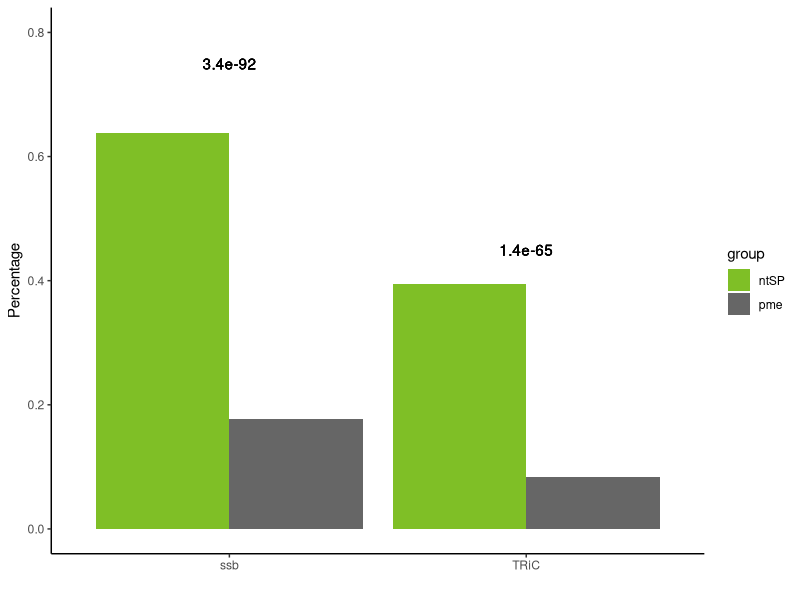

Here is the R script that generated this plot:
## ---- chunk 1
knitr::opts_chunk$set(echo = TRUE)
## ---- chunk 2
library(dplyr)
library(ggplot2)
cct <- read.csv("Frydman_MolCell2019_yeast_CCT.csv", header = TRUE)
ssb <- read.csv("Frydman_MolCell2019_yeast_SSB.csv", header = TRUE)
uni <- read.table("Data/yeast_locus.txt")
names(uni) <- c("uniport","ORF")
hits <- read.csv("bin/hitbin1.csv", header = T)


ycct <- merge(cct, uni, by = "ORF", all.y = T)
ycct$Number.of.assigned.TRiC.sites[is.na(ycct$Number.of.assigned.TRiC.sites)] <- 0
ycct <- distinct(ycct, uniport, .keep_all = TRUE)
ycct <- ycct[,c(5,4)]

yssb <- merge(ssb, uni, by = "ORF", all.y = T)
yssb$Number.of.assigned.Ssb.sites[is.na(yssb$Number.of.assigned.Ssb.sites)] <- 0
yssb <- distinct(yssb, uniport, .keep_all = TRUE)
yssb <- yssb[,c(5,4)]

ychap <- merge(yssb, ycct, by = "uniport", all.y = T)
ntSPchap <- ychap[ychap$uniport %in% hits[,2],]

########
chapprec_df <- data.frame(group=rep(c("ntSP","pme"), each = 6),
                      chap=rep(c("no ssb","ssb","multi-ssb","no TRiC","TRiC","multi-TRiC"), 2),
                      perc=c(
length(which(ntSPchap$Number.of.assigned.Ssb.sites<1))/length(ntSPchap$Number.of.assigned.Ssb.sites),
                                  length(which(ntSPchap$Number.of.assigned.Ssb.sites>=1))/length(ntSPchap$Number.of.assigned.Ssb.sites),
                                  length(which(ntSPchap$Number.of.assigned.Ssb.sites>1))/length(ntSPchap$Number.of.assigned.Ssb.sites),
                                  length(which(ntSPchap$Number.of.assigned.TRiC.sites<1))/length(ntSPchap$Number.of.assigned.TRiC.sites),
                                  length(which(ntSPchap$Number.of.assigned.TRiC.sites>=1))/length(ntSPchap$Number.of.assigned.TRiC.sites),
                                  length(which(ntSPchap$Number.of.assigned.TRiC.sites>1))/length(ntSPchap$Number.of.assigned.TRiC.sites),
                             
length(which(ychap$Number.of.assigned.Ssb.sites<1))/length(ychap$Number.of.assigned.Ssb.sites),
                                  length(which(ychap$Number.of.assigned.Ssb.sites>=1))/length(ychap$Number.of.assigned.Ssb.sites),
                                  length(which(ychap$Number.of.assigned.Ssb.sites>1))/length(ychap$Number.of.assigned.Ssb.sites),
                                  length(which(ychap$Number.of.assigned.TRiC.sites<1))/length(ychap$Number.of.assigned.TRiC.sites),
                                  length(which(ychap$Number.of.assigned.TRiC.sites>=1))/length(ychap$Number.of.assigned.TRiC.sites),
                                  length(which(ychap$Number.of.assigned.TRiC.sites>1))/length(ychap$Number.of.assigned.TRiC.sites) )
  
)

chapprec_df$chap <- factor(chapprec_df$chap, levels = c("no ssb","ssb","multi-ssb","no TRiC","TRiC","multi-TRiC"))


hitInSample <- length(which(ntSPchap$Number.of.assigned.Ssb.sites>=1))
hitInPop <- length(which(ychap$Number.of.assigned.Ssb.sites>=1))
sampleSize <- length(ntSPchap$Number.of.assigned.Ssb.sites)
failInPop <- length(which(ychap$Number.of.assigned.Ssb.sites<1))
  
pssb <- fisher.test(matrix(c(hitInSample, hitInPop-hitInSample, sampleSize-hitInSample, failInPop-sampleSize +hitInSample), 2, 2), alternative='greater')$p.value

hitInSample <- length(which(ntSPchap$Number.of.assigned.TRiC.sites>=1))
hitInPop <- length(which(ychap$Number.of.assigned.TRiC.sites>=1))
sampleSize <- length(ntSPchap$Number.of.assigned.TRiC.sites)
failInPop <- length(which(ychap$Number.of.assigned.TRiC.sites<1))
  
pTRiC <- fisher.test(matrix(c(hitInSample, hitInPop-hitInSample, sampleSize-hitInSample, failInPop-sampleSize +hitInSample), 2, 2), alternative='greater')$p.value

mycol=c("#7FBF26","gray40")

ggplot(data=chapprec_df[chapprec_df$chap %in% c("ssb","TRiC"),], aes(x=chap, y=perc, fill=group)) +
  geom_bar(stat="identity", position=position_dodge())+
   labs(x = "", y = "Percentage") +
   geom_text(x=1, y=0.75, label=signif(pssb, digits = 2)) +
   geom_text(x=2, y=0.45, label=signif(pTRiC, digits = 2)) +
  ylim(0,0.8) +
  scale_fill_manual(values=mycol)+
  theme(
        panel.grid.major = element_blank(), 
        panel.grid.minor = element_blank(),
        panel.background = element_rect(fill = "transparent",colour = NA),
        axis.line = element_line(colour = "black"),
        plot.background = element_rect(fill = "transparent",colour = NA)
        )
